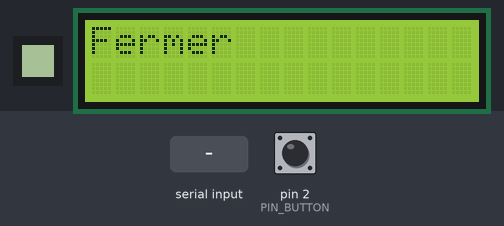
Recording of a sketch running on a simulated Arduino Mega 2560, built with avr-gcc and run on an emulated ATmega2560. Parts: 8×8 one-colour display, 16×2 character LCD. The inputs (shaded band) are chosen by the test bench; at power-on: pin 2 (PIN_BUTTON) HIGH.

Above: at 1.2 s.
1.3 s: "1" received over Serial
At 1.47 s:
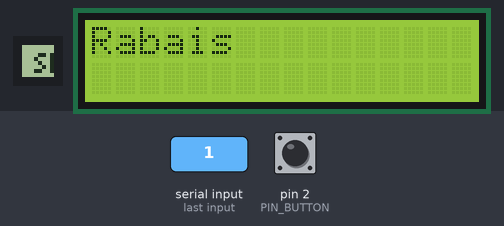
3.0 s: pin 2 (PIN_BUTTON) pulled LOW for 0.15 s
At 4.1 s:
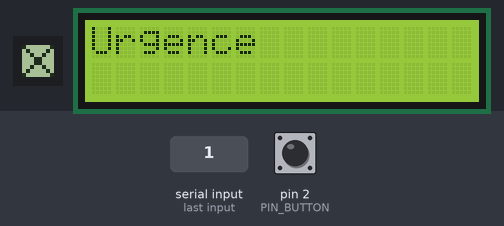
4.7 s: pin 2 (PIN_BUTTON) pulled LOW for 0.15 s
At 5.9 s:
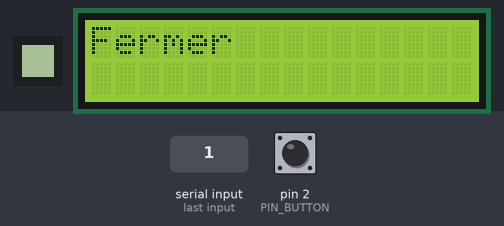
6.4 s: "2" received over Serial
At 7.4 s:
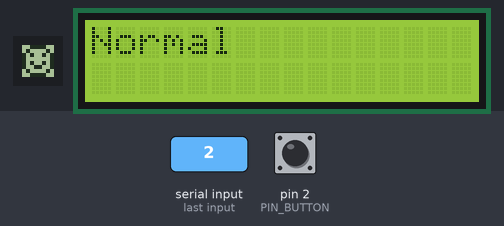
7.9 s: pin 2 (PIN_BUTTON) pulled LOW for 0.15 s
At 9.2 s:
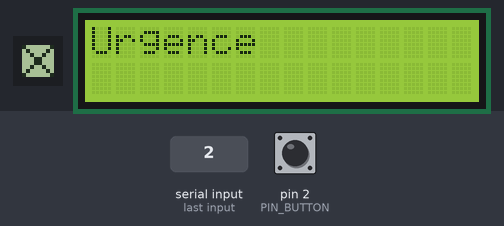
Timing chart, 0 to 10.7 s (numbered marks = the images above; inputs shaded):
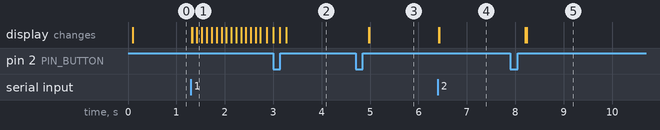

The sketch:

0sx_labo_06.ino
```cpp
#include <Arduino.h>
#include <IRremote.h>
#include <OneButton.h>


//functions cpp

#include "matrice8x8.h"
#include "LCDI2C.h"

// Matrice led pins
#define CLK_PIN 30
#define DIN_PIN 34
#define CS_PIN  32

// IR reciver pin
#define IR_PIN  8

// button pin
#define PIN_BUTTON 2
//---------------------------

enum ScreenState {DISCOUNT, NORMAL, ERROR, CLOSE, EMERGENCY};
ScreenState screenState = CLOSE;

//---------------------------

LcdScreen lcd(0x27, 16, 2);
OneButton emergencyButton(PIN_BUTTON, true);
Matrice8x8 u8g2(CLK_PIN, DIN_PIN, CS_PIN);

int irVal = -1;
int SerialVal = -1;
int lastIrVal = irVal;
int lastSerialVal = SerialVal;

const int DISCOUNT_IR_VAL = 12;
const int NORMAL_IR_VAL = 24;
const int ERROR_IR_VAL = 94;
const int CLOSE_IR_VAL = 8;

const int DISCOUNT_SERIAL_VAL = 49;
const int NORMAL_SERIAL_VAL = 50;
const int ERROR_SERIAL_VAL = 51;
const int CLOSE_SERIAL_VAL = 52;

const int printDelay = 100;


bool emergencyButtonClick = false;

void emergencyClick(){
  emergencyButtonClick = true;
}

const uint8_t bitMapSmiley[8] = {
  B00111100,
  B01000010,
  B10100101,
  B10000001,
  B10100101,
  B10011001,
  B01000010,
  B00111100
};

const uint8_t bitMapEmerncy[8] = {
  B10000001,
  B01000010,
  B00100100,
  B00011000,
  B00011000,
  B00100100,
  B01000010,
  B10000001
};

#define NOMBRE_MATRICES 1
#define LARGEUR_POLICE 4

// Variables pour contrôler le défilement du texte
uint16_t position_bits = 0;  // Position actuelle du texte en bits
uint16_t longueur_bits;      // Longueur totale du texte en bits

// Texte à faire défiler sur l'afficheur
char *message = " SPECIAL";

// Largeur visible en pixels = nombre de matrices * 8
const uint8_t largeur_affichage = NOMBRE_MATRICES * 8;


int getIrVal(){

  int value = -1;

  if(IrReceiver.decode()){
    value = IrReceiver.decodedIRData.command;
    IrReceiver.resume();
  }

  return value;
}

void getSerialVal(int& value){

  if(Serial.available() > 0){
    int command = Serial.read();

    value = command != 10 ? command : value;
  }
}

void stateManagement(const int& value, const int& case1, const int& case2, const int& case3, const int& case4){
  if(value == case1){
    screenState = DISCOUNT;
  }else if(value == case2){
    screenState = NORMAL;
  }else if(value == case3){
    screenState = ERROR;
  }else if(value == case4){
    screenState = CLOSE;
  }
}

void swichtToEmergencyState(){
  if(emergencyButtonClick){

    if(screenState != EMERGENCY){
      screenState = EMERGENCY;
    }else{
      screenState = CLOSE;
    }

    emergencyButtonClick = false;
  }
}

void mainFunction(){

  String strToDisplay = "";

  switch(screenState){
    case DISCOUNT:

      static unsigned long previousTime = 0;

      if(millis() - previousTime >= printDelay){

        previousTime = millis();

        u8g2.clear();
        u8g2.dessiner_message_a_position(message, position_bits, LARGEUR_POLICE);
        u8g2.send();

        position_bits++;

        if (position_bits >= longueur_bits) {
          position_bits = 0;
        }
      }

      strToDisplay = "Rabais";
      break;

    case NORMAL:
      u8g2.displayBitMap(bitMapSmiley, printDelay);
      swichtToEmergencyState();

      strToDisplay = "Normal";
      break;

    case ERROR:
      u8g2.blinkAllLeds();
      strToDisplay = "Erreur";
      break;

    case CLOSE:
      u8g2.clear();
      u8g2.send();
      strToDisplay = "Fermer";
      break;

    case EMERGENCY:
      u8g2.displayBitMap(bitMapEmerncy, printDelay);
      strToDisplay = "Urgence";
      break;
  }

  lcd.printLcd(strToDisplay);
}

void setup() {

  Serial.begin(9600);
  u8g2.begin();
  IrReceiver.begin(IR_PIN);
  lcd.begin();

  longueur_bits = strlen(message) * LARGEUR_POLICE + largeur_affichage;

  emergencyButton.attachClick(emergencyClick);

}

void loop() {

  emergencyButton.tick();

  if(screenState != EMERGENCY){
    irVal = getIrVal();
    getSerialVal(SerialVal);

    if(irVal != lastIrVal){

      lastIrVal = irVal;
      stateManagement(irVal, DISCOUNT_IR_VAL, NORMAL_IR_VAL, ERROR_IR_VAL, CLOSE_IR_VAL);

    }else if(SerialVal != lastSerialVal){
      lastSerialVal = SerialVal;
      stateManagement(SerialVal, DISCOUNT_SERIAL_VAL, NORMAL_SERIAL_VAL, ERROR_SERIAL_VAL, CLOSE_SERIAL_VAL);
    }
  }


  swichtToEmergencyState();
  mainFunction();

}
```

fuctions_matrice8x8.cpp
```cpp
#include "matrice8x8.h"

Matrice8x8::Matrice8x8(uint8_t clk, uint8_t din, uint8_t cs)
  :u8g2(U8G2_R1, clk, din, cs, U8X8_PIN_NONE, U8X8_PIN_NONE)
  {}

void Matrice8x8::begin(){
  this->u8g2.begin();
  this->u8g2.setContrast(5);
  this->u8g2.setFont(u8g2_font_4x6_tr);
  this->u8g2.setDisplayRotation(U8G2_R0);
  this->u8g2.clearBuffer();
  this->u8g2.sendBuffer();
}

void Matrice8x8::dessiner_message_a_position(const char *texte, uint16_t position_bits, const int LARGEUR_POLICE){
  int TAILLE_TAMPON = 12;
  char tampon[TAILLE_TAMPON];               // Tampon pour contenir une portion du texte
  uint16_t debut_caractere = position_bits / LARGEUR_POLICE; // Index du caractère de départ
  uint16_t i;

  // Copier une portion du texte dans le tampon
  for (i = 0; i < TAILLE_TAMPON - 1; i++) {
    tampon[i] = texte[debut_caractere + i];
    if (texte[debut_caractere + i] == '\0')
      break;
  }

  tampon[TAILLE_TAMPON - 1] = '\0'; // S'assurer que le tampon est bien terminé

  // Afficher le texte en tenant compte du décalage de bits (scroll horizontal)
  this->u8g2.drawStr(-(position_bits & (LARGEUR_POLICE - 1)), 7, tampon);
}

void Matrice8x8::displayBitMap(const uint8_t bitMap[], const int delay){
  static unsigned long previousTime = 0;

  if(millis() - previousTime >= delay){
    previousTime = millis();
    this->u8g2.clearBuffer();
    this->u8g2.drawBitmap(0,  0, 1, 8, bitMap);
    this->u8g2.sendBuffer();
  }
}

void Matrice8x8::blinkAllLeds(){

  static unsigned long previousTime = 0;
  static bool flag = false;
  const int waitTime = 200;

  if(millis() - previousTime >= waitTime){
    previousTime = millis();
    if(flag){
      this->u8g2.clearBuffer();
      this->u8g2.drawBox(0, 0, 8, 8);
      this->u8g2.sendBuffer();

    }else{
      this->u8g2.clearBuffer();
      this->u8g2.sendBuffer();

    }
    flag = !flag;
  }
}

void Matrice8x8::clear(){
  this->u8g2.clearBuffer();
}

void Matrice8x8::send(){
  this->u8g2.sendBuffer();
}
```

matrice8x8.h
```cpp
#pragma once
#include <U8g2lib.h>

class Matrice8x8 {
private:
  U8G2_MAX7219_8X8_F_4W_SW_SPI u8g2;

public:
  Matrice8x8(uint8_t clk, uint8_t din, uint8_t cs);

  void begin();
  void displayBitMap(const uint8_t bitMap[], const int delay);
  void blinkAllLeds();
  void dessiner_message_a_position(const char *texte, uint16_t position_bits, const int LARGEUR_POLICE);
  void clear();
  void send();
};
```

LCDI2C.h
```cpp
#pragma once
#include <LCD_I2C.h>

class LcdScreen {

private:

  LCD_I2C Lcd;
  uint8_t address;
  uint8_t columns;
  uint8_t rows;

public:

  LcdScreen(const uint8_t& address, const uint8_t& columns, const uint8_t& rows);

  void begin();
  void printLcd(String line1 = "", String line2 = "");
};
```

functions_LCDI2C.cpp
```cpp
#include "LCDI2C.h"

LcdScreen::LcdScreen(const uint8_t& address, const uint8_t& columns, const uint8_t& rows)
  :Lcd(address, columns, rows)
  {
    this->address = address;
    this->columns = columns;
    this->rows = rows;
  }

void LcdScreen::begin(){
  this->Lcd.begin();
  this->Lcd.backlight();
}

void LcdScreen::printLcd(String line1 = "", String line2 = ""){

  while(line1.length() < this->columns) line1 += ' ';
  while(line2.length() < this->columns) line2 += ' ';

  this->Lcd.setCursor(0, 0);
  this->Lcd.print(line1);

  this->Lcd.setCursor(0, 1);
  this->Lcd.print(line2);
}
```

Measured:
- after the input at 1.3 s, the display: first changes at once (image 1 shows a later state)
- after the input at 3.0 s, the display: first differs from a run without the input after 0.27 s (image 2)
- after the input at 4.7 s, the display: first changes after 0.27 s (image 3 shows a later state)
- after the input at 6.4 s, the display: first changes at once (image 4 shows a later state)
- after the input at 7.9 s, the display: first changes after 0.30 s (image 5 shows a later state)
